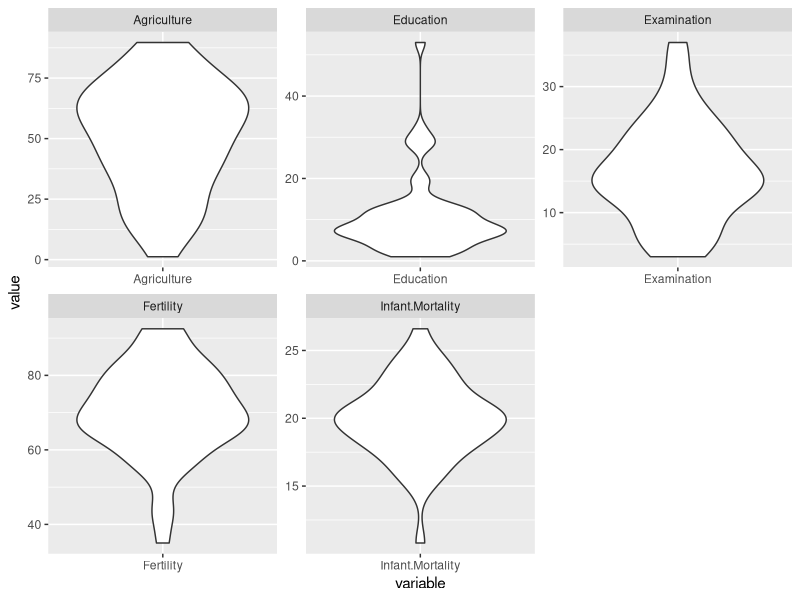
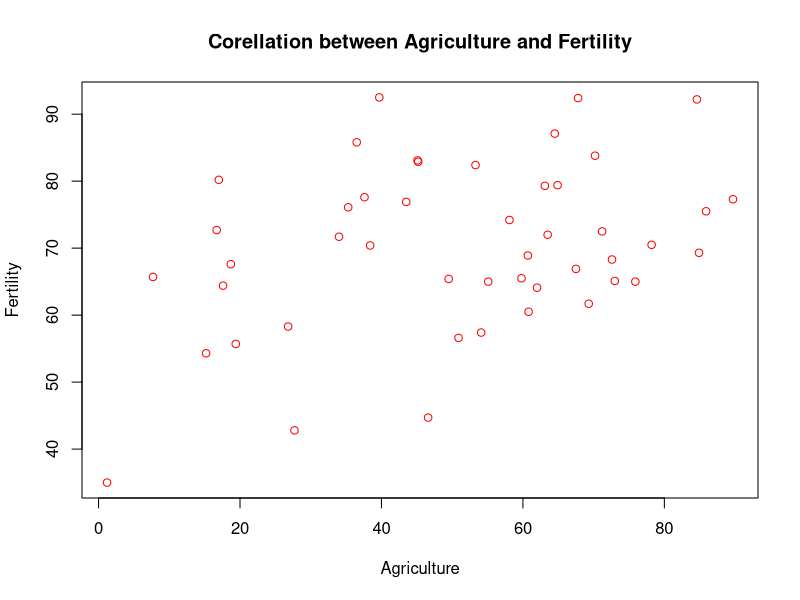
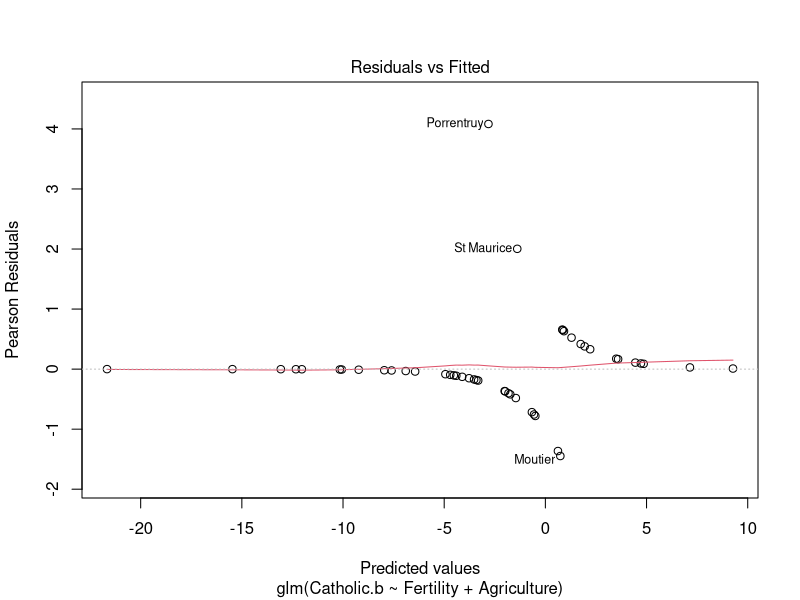
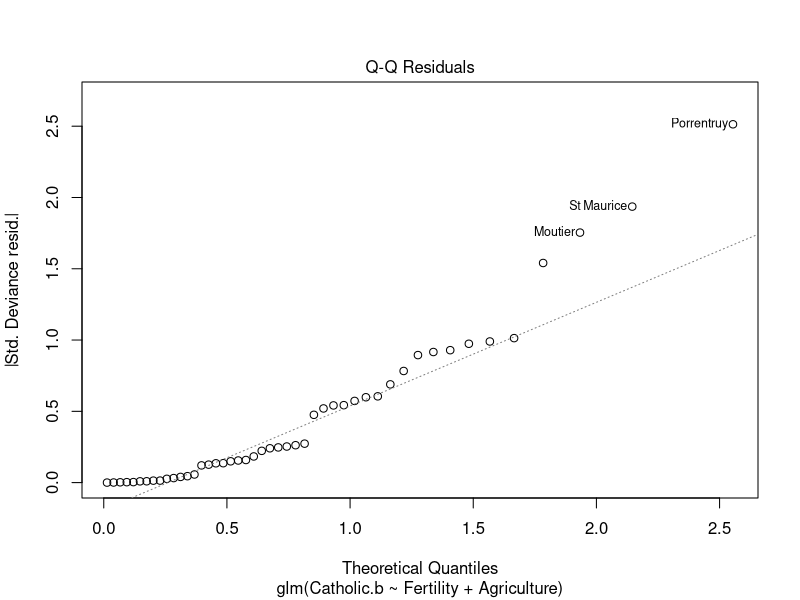
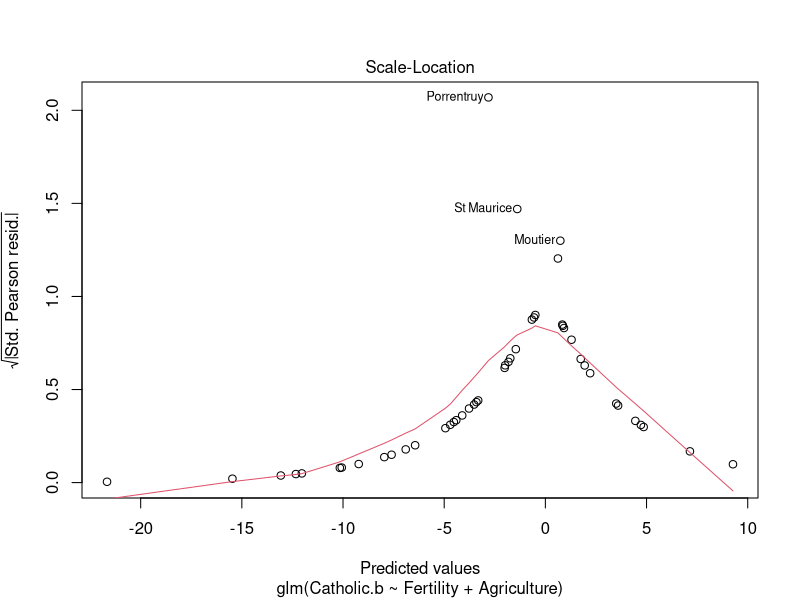
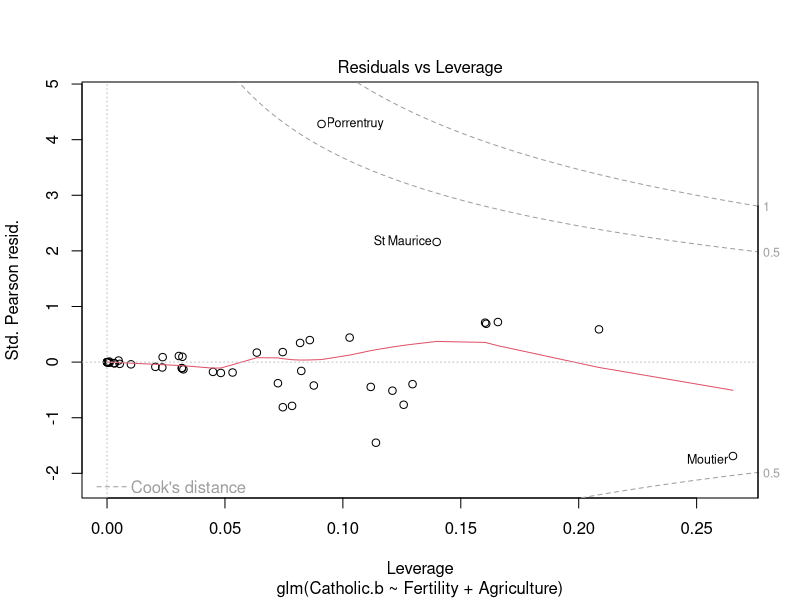
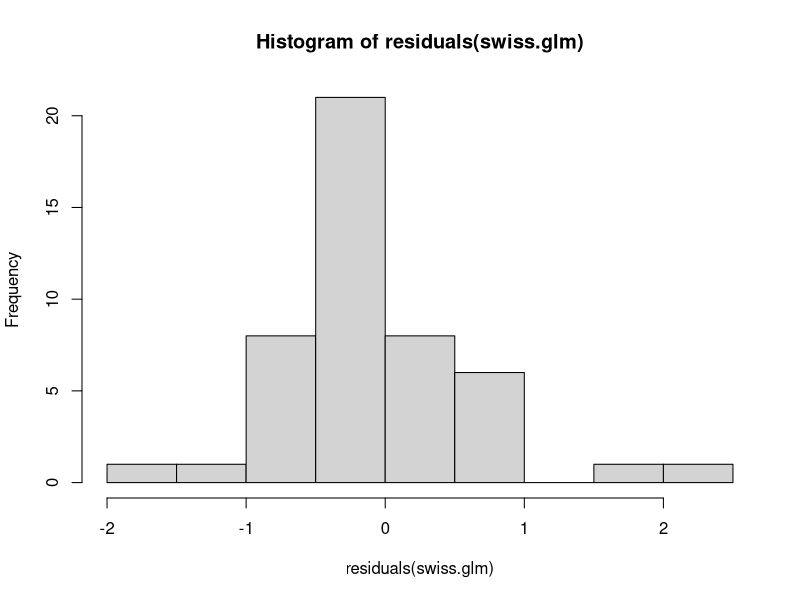

Source code (R) for these figures, in order: (Note: this script raises an error after producing the figures.)
## ---- chunk 1
# import libraries 
#create a function to ensure the libraries are imported
EnsurePackage <- function(x){
  x <- as.character(x)
    if (!require(x,character.only = TRUE)){
      install.packages(pkgs=x, repos = "http://cran.us.r-project.org")
      require(x, character.only = TRUE)
    }
  }
## ---- chunk 2
?swiss 
# Swiss Fertility and Socioeconomic Indicators (1888) Data
# Standardized fertility measure and socio-economic indicators for each of 47 French-speaking provinces of Switzerland at about 1888.

# A data frame with 47 observations on 6 variables, each of which is in percent, i.e., in [0, 100].
# [,1]	Fertility	Ig, ‘common standardized fertility measure’
# [,2]	Agriculture	% of males involved in agriculture as occupation
# [,3]	Examination	% draftees receiving highest mark on army examination
# [,4]	Education	% education beyond primary school for draftees.
# [,5]	Catholic	% ‘catholic’ (as opposed to ‘protestant’).
# [,6]	Infant.Mortality	live births who live less than 1 year.
# All variables but ‘Fertility’ give proportions of the population.

summary(swiss)

dim(swiss)
# View(swiss)

str(swiss)
# define variables
Fertility <- swiss$Fertility
Education <- swiss$Education
Examination <- swiss$Examination
Catholic <- swiss$Catholic
Infant <- swiss$Infant
Agriculture <- swiss$Agriculture

colnames(swiss)

## ---- chunk 3
# load the necessary library for further processing...
EnsurePackage("tidyverse")

swiss %>% 
  pivot_longer(cols= -Catholic, names_to="variable", values_to="value", values_drop_na = TRUE) %>% 
  ggplot(aes(x=variable, y=value)) + geom_violin() + facet_wrap( ~ variable, scales="free")

## ---- chunk 4
swiss$Catholic.b <- as.integer(swiss$Catholic > 60) # 60 looks like a gap in the histogram
table(swiss$Catholic.b)
## ---- chunk 5
# Corellation between Agriculture and Fertility
plot(Agriculture, Fertility
     ,main="Corellation between Agriculture and Fertility"
     ,col="red")
## ---- chunk 6
options(scipen=999)  # turn-off scientific notation like 1e+48
swiss.glm <- glm(Catholic.b ~ Fertility + Agriculture,data=swiss,family = binomial(link = "logit")) 
summary(swiss.glm)

#Chi-Square analysis on logistic regression
anova(swiss.glm, test="Chisq")

# Convert the log odds for the coefficient on the predictor into regular odds
exp(coef(swiss.glm))
## ---- chunk 7
plot(swiss.glm)
## ---- chunk 8
hist(residuals(swiss.glm))
## ---- chunk 9
# load the necessary library for further processing...
EnsurePackage("BaylorEdPsych")

PseudoR2(swiss.glm) # generate pseudo‐R‐squared values

cat("\nconfusion matrix:\n")
#confusion matrix
table(round(predict(swiss.glm,type="response")),swiss$Catholic.b)

# (29+14)/47

## ---- chunk 10
options(scipen=999)  # turn-off scientific notation like 1e+48

# load the necessary library for further processing...
EnsurePackage("car") # Regression helper package: Chile data
EnsurePackage("MCMCpack") # Download MCMCpack package
EnsurePackage("dlookr") # outlier analysis
EnsurePackage("mice") # missing data 
EnsurePackage("visdat") # missing data 

cat("All Packages are available")

#import Chile dataset
data(Chile)

#structure of Chile dataset
str(Chile)

# Summary of Chile dataset
summary(Chile)

#outlier analysis
diagnose_outlier(Chile)
plot_outlier(Chile)


#data distribution
Chile %>% 
  pivot_longer(cols=-c(region,sex,vote,education), names_to="variable", values_to="value", values_drop_na = TRUE) %>% 
  ggplot(aes(x=variable, y=value)) + geom_violin() + facet_wrap( ~ variable, scales="free")

# missing data 
md.pattern(Chile, plot=FALSE)

# missing data visualization
vis_miss(Chile)

## ---- chunk 11
options(scipen=999)  # turn-off scientific notation like 1e+48

ChileY <- Chile[Chile$vote == "Y",] # Grab the Yes votes
ChileN <- Chile[Chile$vote == "N",] # Grab the No votes
ChileYN <- rbind(ChileY,ChileN) # Make a new dataset with those
ChileYN <- ChileYN[complete.cases(ChileYN),] # Get rid of missing
ChileYN$vote <- factor(ChileYN$vote,levels=c("N","Y")) # Fix the factor

# Corellation between Agriculture and Fertility
plot(ChileYN$age, ChileYN$statusquo
     ,main="Corellation between Age  and statusquo"
     ,col="red")


str(ChileYN)
# remove income column
ChileYN <- ChileYN[,!grepl("income",colnames(ChileYN))]
ChileYN$vote <- as.numeric(ChileYN$vote) - 1 # Adjust the outcome
#table(ChileYN$vote)

str(ChileYN)
summary(ChileYN$statusquo)

summary(ChileYN)

# missing data 
md.pattern(ChileYN, plot=FALSE)

# Crete glm model
chile.glm <- glm(vote ~ age + statusquo,data=ChileYN,family = binomial(link = "logit")) 
summary(chile.glm)

#histogram on residuals chile.glm
hist(residuals(chile.glm))

#Chi-Square analysis on logistic regression
anova(chile.glm, test="Chisq")

# Convert the log odds for the coefficient on the predictor into regular odds
exp(coef(chile.glm))

#confusion matrix
table(round(predict(chile.glm,type="response")),ChileYN$vote)

set.seed(271) # Control randomization
#bayesian estimation of logistic regression
bayesLogitOut <- MCMClogit(formula = vote ~ age + statusquo, data = ChileYN)
summary(bayesLogitOut) # Summarize the results

plot(bayesLogitOut)

## ---- chunk 12
EnsurePackage("MASS") # AIC

stepOut <- stepAIC(chile.glm)
stepOut$anova

## ---- chunk 13
# stepOutOLD <- stepAIC(chout)
# stepOutOLD$anova
## ---- chunk 14

# bayesLogitOut hist 

# Custom function to output histograms with HDI vertical lines 
# prdictor bayesLogitOut - output variable coeffients converted to regular odds (instead of log-odds)
histquoLogOdds <- function(prdictor)
  {
  quoLogOdds <- as.matrix(bayesLogitOut[,prdictor])
  quoLogOdds <- exp(quoLogOdds)  # regular odds (instead of log‐odds)
  hist(quoLogOdds, main=prdictor,col="grey") # hist
  abline(v=quantile(quoLogOdds,c(0.025)),col="orange") 
  abline(v=quantile(quoLogOdds,c(0.975)),col="blue") 
  abline(v=quantile(quoLogOdds,c(0.50)),col="green") 
  }

#Plot histograms
histquoLogOdds("statusquo") 
histquoLogOdds("age") 
